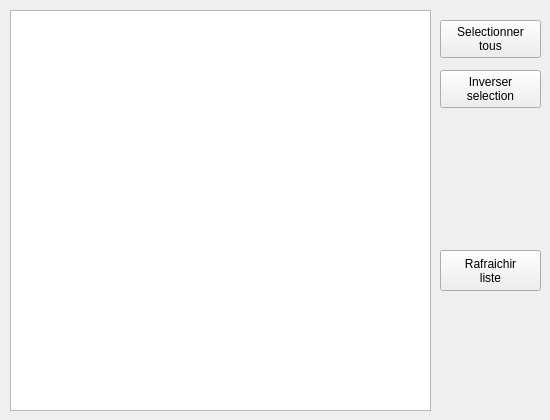
      <widget class="QWidget" name="tab_Materiel">
       <attribute name="title">
        <string>MATERIEL</string>
       </attribute>
       <widget class="QListWidget" name="listWidget_Materiel">
        <property name="geometry">
         <rect>
          <x>10</x>
          <y>10</y>
          <width>421</width>
          <height>401</height>
         </rect>
        </property>
        <property name="font">
         <font>
          <family>MS Shell Dlg 2</family>
          <pointsize>10</pointsize>
         </font>
        </property>
       </widget>
       <widget class="QPushButton" name="pushButton_Mods_Materiel_SelectAll">
        <property name="geometry">
         <rect>
          <x>440</x>
          <y>20</y>
          <width>101</width>
          <height>38</height>
         </rect>
        </property>
        <property name="font">
         <font>
          <pointsize>9</pointsize>
         </font>
        </property>
        <property name="text">
         <string>Selectionner
tous</string>
        </property>
       </widget>
       <widget class="QLabel" name="label_GFX_Materiel">
        <property name="geometry">
         <rect>
          <x>440</x>
          <y>130</y>
          <width>101</width>
          <height>101</height>
         </rect>
        </property>
        <property name="text">
         <string notr="true"/>
        </property>
        <property name="pixmap">
         <pixmap resource="ressources.qrc">:/gfx/hangar.png</pixmap>
        </property>
        <property name="scaledContents">
         <bool>true</bool>
        </property>
       </widget>
       <widget class="QPushButton" name="pushButton_Mods_Materiel_RefreshList">
        <property name="geometry">
         <rect>
          <x>440</x>
          <y>250</y>
          <width>101</width>
          <height>41</height>
         </rect>
        </property>
        <property name="font">
         <font>
          <pointsize>9</pointsize>
         </font>
        </property>
        <property name="text">
         <string>Rafraichir
liste</string>
        </property>
       </widget>
       <widget class="QPushButton" name="pushButton_Mods_Materiel_InvSelect">
        <property name="geometry">
         <rect>
          <x>440</x>
          <y>70</y>
          <width>101</width>
          <height>38</height>
         </rect>
        </property>
        <property name="font">
         <font>
          <pointsize>9</pointsize>
         </font>
        </property>
        <property name="text">
         <string>Inverser
selection</string>
        </property>
       </widget>
      </widget>
